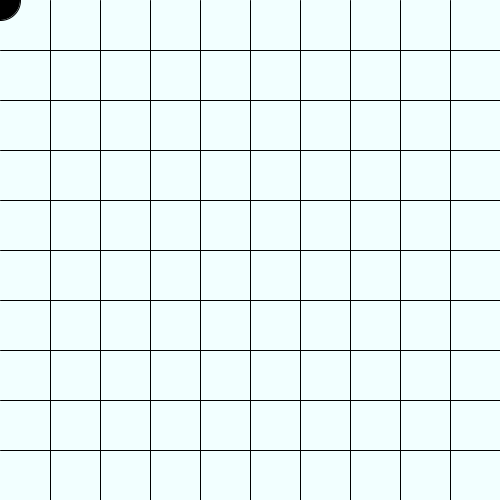
Frame 1 (no input)
Frame 60 (the mouse pressed at the canvas centre just before this capture): identical to frame 1, image omitted
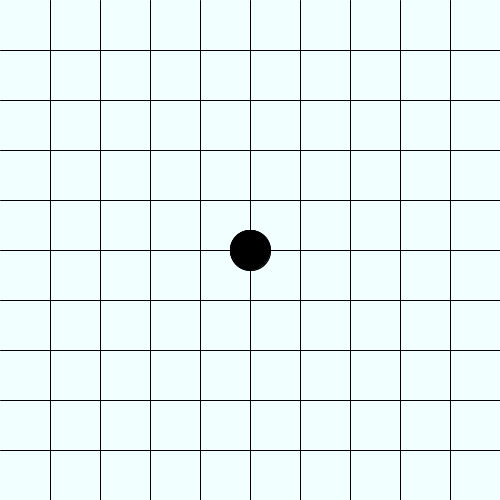
Frame 120 (the mouse held since frame 60 and released just before this capture)

The Processing sketch that drew these frames (run headless with seeded random() and noise(); from frame 60 on, the mouse is pressed at the canvas centre):

// Processing sketch: week16_go
// ── week16_go.pde
void setup(){
  size(500,500);
}
int []bx=new int[100];//旗子的座標 陣列
int []by=new int[100];//旗子的座標 陣列
int N=0;//棋子的數字,一開始0個棋子
void draw(){
  background(#F2FFFF);
  for(int y=50;y<500;y+=50){//畫線
  line( 0, y, 500,y);
  }
  for(int x=50; x<500; x+=50){//畫線
  line( x, 0, x,500);
  }
  fill(0);//黑色
  for(int i=0; i<N; i++){
    ellipse( bx[i], by[i], 40, 40);
  }
  ellipse( mouseX, mouseY, 40 ,40);
}
void mousePressed(){
  bx[N]=mouseX; by[N]=mouseY;
  N++;//點一次,棋就多一顆
}
